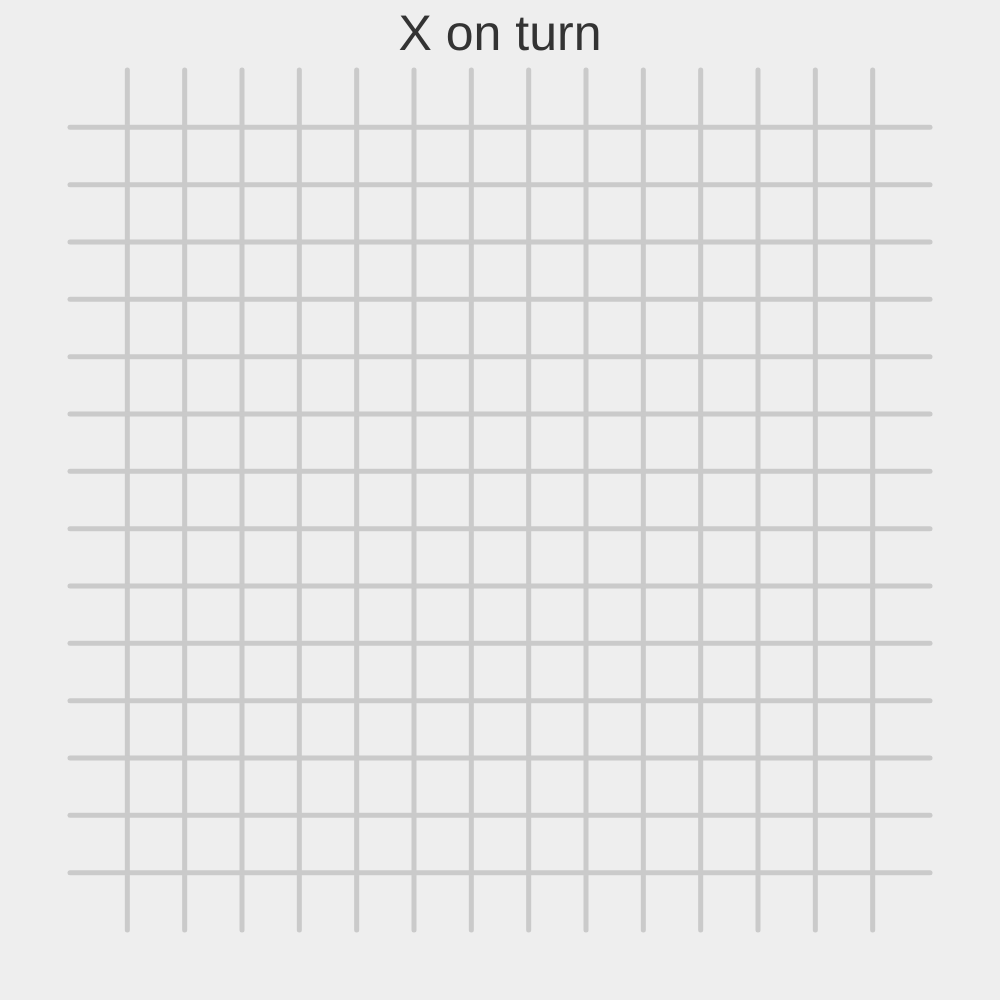
Frame 1 (no input)
Frame 60 (no input): identical to frame 1, image omitted
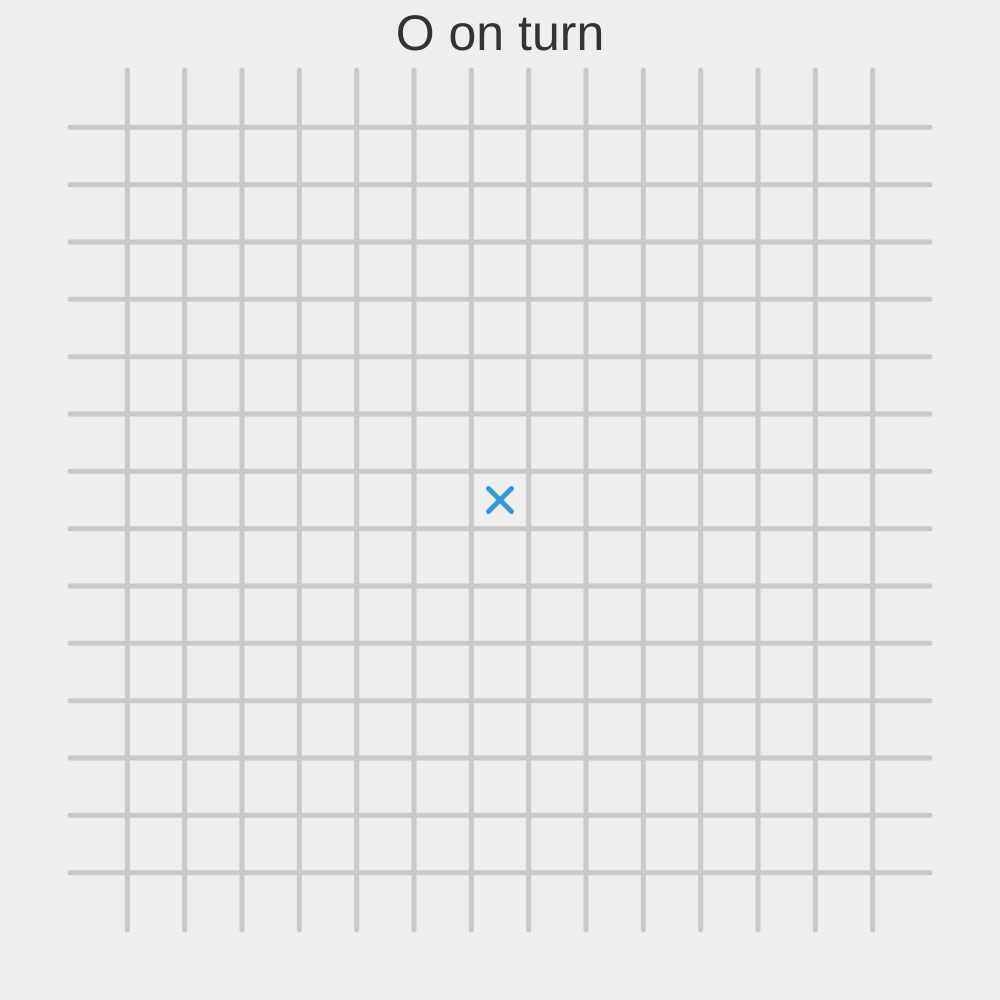
Frame 120 (the mouse pressed at the canvas centre since frame 60)

The p5.js sketch that drew these frames (run headless with seeded random() and noise() and a simulated clock; from frame 60 on, the mouse is pressed at the canvas centre):

// p5.js sketch
// ── sketch.js
var ratioW = 1;
var ratioH = 1;
var RATIO = ratioW / ratioH;
var world = {
    width: ratioW * 1000,
    height: ratioH * 1000
}
var SCALE = 0;
var offset = 70;
var end = false;

var paper;

function setup() {
    if (windowHeight < windowWidth) {
        createCanvas(windowHeight * RATIO, windowHeight);
    } else {
        createCanvas(windowWidth, windowWidth * RATIO);
    }

    paper = new Paper(15);
}

function draw() {
    background(238);

    updateScale();

    paper.render();

    renderText();

    if(paper.gameDone()) {
        fill(255);
        rect(width / 4, height / 4, width / 2, height / 2);
        
        var current = paper.currentPlayer == 0 ? "O" : "X";
        fill(51);
        textSize(60 * SCALE);
        text("Player " + current + " wins!", width / 2, height / 2);
        textSize(25 * SCALE);
        text("Press any key to restart game", width / 2, height / 2 + 50 * SCALE);
        end = true;
    }
}

function windowResized() {
    if (windowHeight < windowWidth) {
        resizeCanvas(windowHeight * RATIO, windowHeight);
    } else {
        resizeCanvas(windowWidth, windowWidth * RATIO);
    }
}

function updateScale() {
    SCALE = width / world.width;
}

function mousePressed() {
    if (end) {
        paper.reset();
        end = false
        return false
    }

    var area = world.width - offset * 2;
    var step = area / paper.size;

    var gameX = mouseX / SCALE;
    var gameY = mouseY / SCALE;
    
    var boardX = Math.floor((gameX - offset) / step);
    var boardY = Math.floor((gameY - offset) / step);

    if (boardX >= 0 && boardX < paper.size && boardY >= 0 && boardY < paper.size) {
        paper.setField(boardX, boardY);
    }
}

function keyPressed() {
    if (end) {
        paper.reset();
        end = false
    }
}

function renderText() {
    noStroke();
    fill(51);
    textAlign(CENTER);
    textSize(50 * SCALE);

    var current = paper.currentPlayer == 0 ? "X" : "O";

    text(current + " on turn", width / 2, (offset - 20) * SCALE);
}
// ── Paper.js
function Paper(size) {
    this.size = size;
    this.board = this.createBoard(size);
    this.currentPlayer = 0;
    console.log(this.board);
}

Paper.prototype.createBoard = function(size) {
    var array = [];
    for (var i = 0; i < size; i++) {
        array[i] = [];
        for (var j = 0; j < size; j++) {
            array[i][j] = 0;
        }
    }
    return array;
}

Paper.prototype.render = function() {
    this.renderBoard();
    this.renderFields();
}

Paper.prototype.renderBoard = function() {
    var area = world.width - offset * 2;
    var step = area / this.size;

    strokeWeight(5 * SCALE);
    stroke(202);
    for (var i = 1; i < this.size; i++) {
        line((offset + i * step) * SCALE, offset * SCALE, (offset + i * step) * SCALE, (world.height - offset) * SCALE);
    }

    for (var i = 1; i < this.size; i++) {
        line(offset * SCALE, (offset + i * step) * SCALE, (world.width - offset) * SCALE, (offset + i * step) * SCALE);
    } 
}

Paper.prototype.renderFields = function() {
    var area = world.width - offset * 2;
    var step = area / this.size;

    for (var x = 0; x < this.size; x++) {
        for (var y = 0; y < this.size; y++) {
            noFill();
            if (this.board[x][y] == 1) {
                stroke(52, 152, 219);
                line(((offset + x * step + step / 2) - step / 5) * SCALE, ((offset + y * step + step / 2) - step / 5) * SCALE, ((offset + x * step + step / 2) + step / 5) * SCALE, ((offset + y * step + step / 2) + step / 5) * SCALE)
                line(((offset + x * step + step / 2) - step / 5) * SCALE, ((offset + y * step + step / 2) + step / 5) * SCALE, ((offset + x * step + step / 2) + step / 5) * SCALE, ((offset + y * step + step / 2) - step / 5) * SCALE)
            }
            else if (this.board[x][y] == 2) {
                stroke(231, 76, 60);
                ellipse((offset + x * step + step / 2) * SCALE, (offset + y * step + step / 2) * SCALE, (step / 2) * SCALE)
            }
        }
    }
}

Paper.prototype.setField = function(x, y) {
    if (this.board[x][y] == 0) {
        this.board[x][y] = this.currentPlayer + 1;
        this.currentPlayer++;
        this.currentPlayer %= 2;
    }
}

Paper.prototype.gameDone = function() {
    for (var x = 0; x < this.size; x++) {
        for (var y = 0; y < this.size; y++) {
            if (this.board[x][y] === 0) {
                continue
            }

            // Collumn
            if (this.safeSpot(x, y - 4) && this.equal(x, y, x, y + 1, x, y + 2, x, y + 3, x, y + 4)) {
                return true
            }
            // Row
            else if (this.safeSpot(x + 4, y) && this.equal(x, y, x + 1, y, x + 2, y, x + 3, y, x + 4, y)) {
                return true
            }
            // Diagonal right
            else if (this.safeSpot(x + 4, y) && this.equal(x, y, x + 1, y - 1, x + 2, y - 2, x + 3, y - 3, x + 4, y - 4)) {
                return true
            }
            // Diagonal left
            else if (this.safeSpot(x + 4, y) && this.equal(x, y, x + 1, y + 1, x + 2, y + 2, x + 3, y + 3, x + 4, y + 4)) {
                return true
            }
        }
    }
    return false
}

Paper.prototype.safeSpot = function(x, y) {
    return x > 0 && x < this.size && y > 0 && y < this.size
}

Paper.prototype.equal = function(x1, y1, x2, y2, x3, y3, x4, y4, x5, y5) {
    return this.board[x1][y1] === this.board[x2][y2] && this.board[x2][y2] === this.board[x3][y3] &&
        this.board[x3][y3] === this.board[x4][y4] && this.board[x4][y4] === this.board[x5][y5]
}

Paper.prototype.reset = function() {
    this.board = this.createBoard(this.size);
    this.currentPlayer = 0;
}
